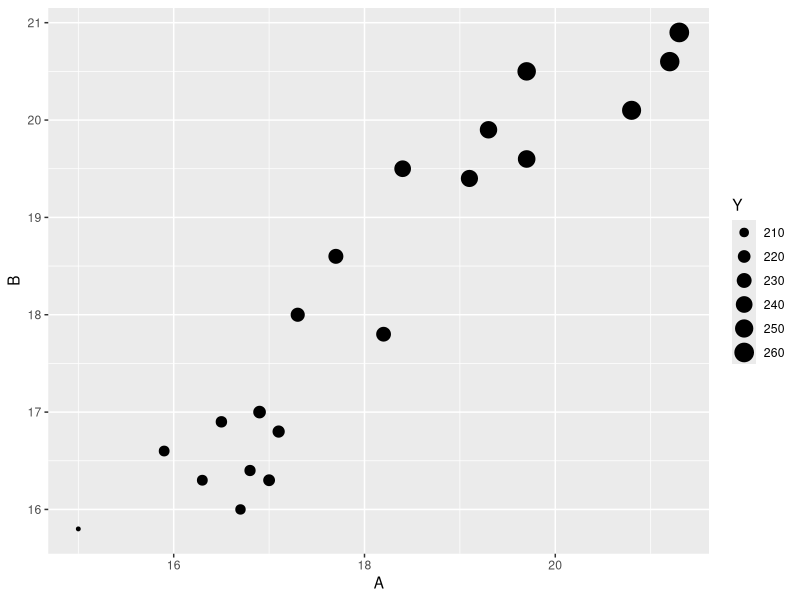
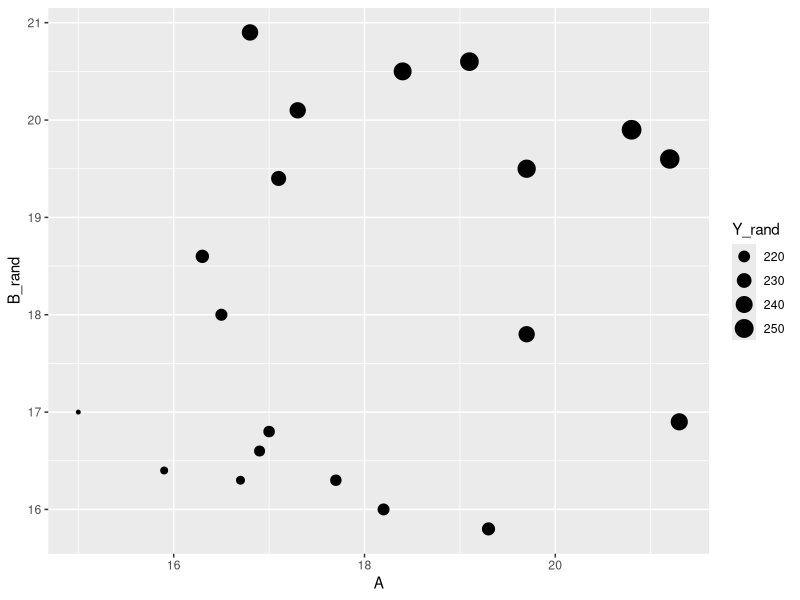
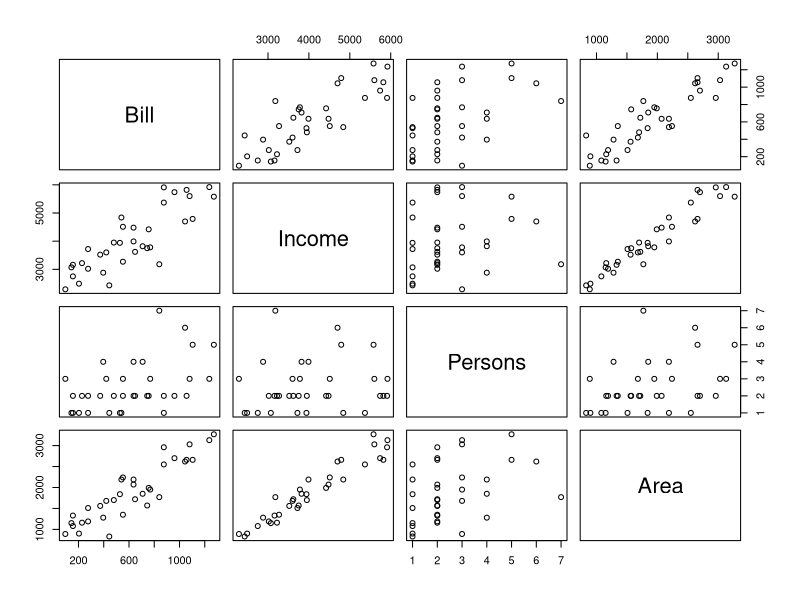

Generate these figures, in order, with R:
## ---- chunk 1
library(knitr)
opts_chunk$set(dev=c("png", "pdf"))
opts_chunk$set(fig.height=6, fig.width=7, fig.path="Figures/", fig.alt="unlabelled")
opts_chunk$set(comment="", fig.align="center", tidy=TRUE)
options(knitr.kable.NA = '')
library(tidyverse)
library(broom)
## ---- chunk 2
library(car)
## ---- chunk 3
sim = read_csv("simulation1.csv")
sim = read_csv("../../data/simulation1.csv")

sim_final <- sim |> mutate(Y = 50 + 5*A +5*B+ epsilon)
## ---- chunk 4
ggplot(sim_final) + 
  geom_point(mapping=aes(x=A, y=B, size=Y))
## ---- chunk 5
lm.cor = lm( Y ~ A + B, data=sim_final)
summary(lm.cor)
## ---- chunk 6
sim_rand <- sim_final |>
  mutate(B_rand = sample(B)) |>
  mutate(Y_rand = 50 + 5*A + 5*B_rand + epsilon)
## ---- chunk 7
ggplot(sim_rand) + 
  geom_point(mapping=aes(x=A, y=B_rand, size=Y_rand))
## ---- chunk 8
lm.uncor = lm( Y_rand ~ A + B_rand, data=sim_rand)
summary(lm.uncor)
## ---- chunk 9
electric = read_csv("electric.csv")
electric = read_csv("../../data/electric.csv")
electric
## ---- chunk 10
cor(electric)
## ---- chunk 11
pairs(electric)
## ---- chunk 12
electric.lm0 = lm(Bill~ Area+ Persons + Income, data=electric)
summary(electric.lm0)
## ---- chunk 13
elec.lm1 = lm(Bill ~ Area, data=electric)
elec.lm2= lm(Bill ~ Income, data=electric)
summary(elec.lm1)
## ---- chunk 14
summary(elec.lm2)
## ---- chunk 15
elec.lm3 <- lm(Bill ~ Area + Income, data=electric)
summary(elec.lm3)
## ---- chunk 16
elec.lm4 = lm(Bill ~ Area + Persons, data=electric)
elec.lm5= lm(Bill ~ Income + Persons, data=electric)
summary(elec.lm4)
## ---- chunk 17
summary(elec.lm5)
## ---- chunk 18
library(car)
## ---- chunk 19
vif( electric.lm0)
## ---- chunk 20
SAP = read_csv("SAP.csv")
SAP = read_csv("../../data/SAP.csv")
SAP
## ---- chunk 21
SAP.lm = lm( S ~ A + P + SE + A1 + P1, data=SAP)
summary(SAP.lm)
## ---- chunk 22
vif(SAP.lm)
## ---- chunk 23
SAP.lm2= lm( S ~  P + SE +A1 + P1, data=SAP)
SAP.lm3= lm( S ~ A +P +SE  + P1, data=SAP)
SAP.lm2 |> tidy()
SAP.lm3 |> tidy()
## ---- chunk 24
SAPA.lm = lm( A ~ P + SE + A1 + P1, data=SAP)
SAPA.lm |> tidy()
